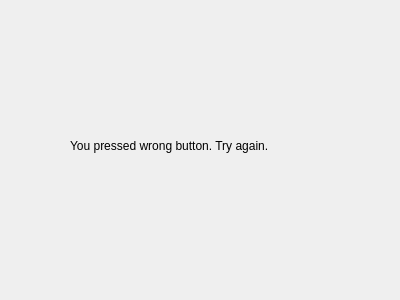
<?xml version="1.0" encoding="UTF-8"?>
<ui version="4.0">
 <class>Form</class>
 <widget class="QWidget" name="Form">
  <property name="geometry">
   <rect>
    <x>0</x>
    <y>0</y>
    <width>400</width>
    <height>300</height>
   </rect>
  </property>
  <property name="windowTitle">
   <string>Form</string>
  </property>
  <widget class="QLabel" name="label">
   <property name="geometry">
    <rect>
     <x>70</x>
     <y>130</y>
     <width>281</width>
     <height>31</height>
    </rect>
   </property>
   <property name="font">
    <font>
     <family>Arial</family>
    </font>
   </property>
   <property name="text">
    <string>You pressed wrong button. Try again.</string>
   </property>
  </widget>
 </widget>
 <resources/>
 <connections/>
</ui>
